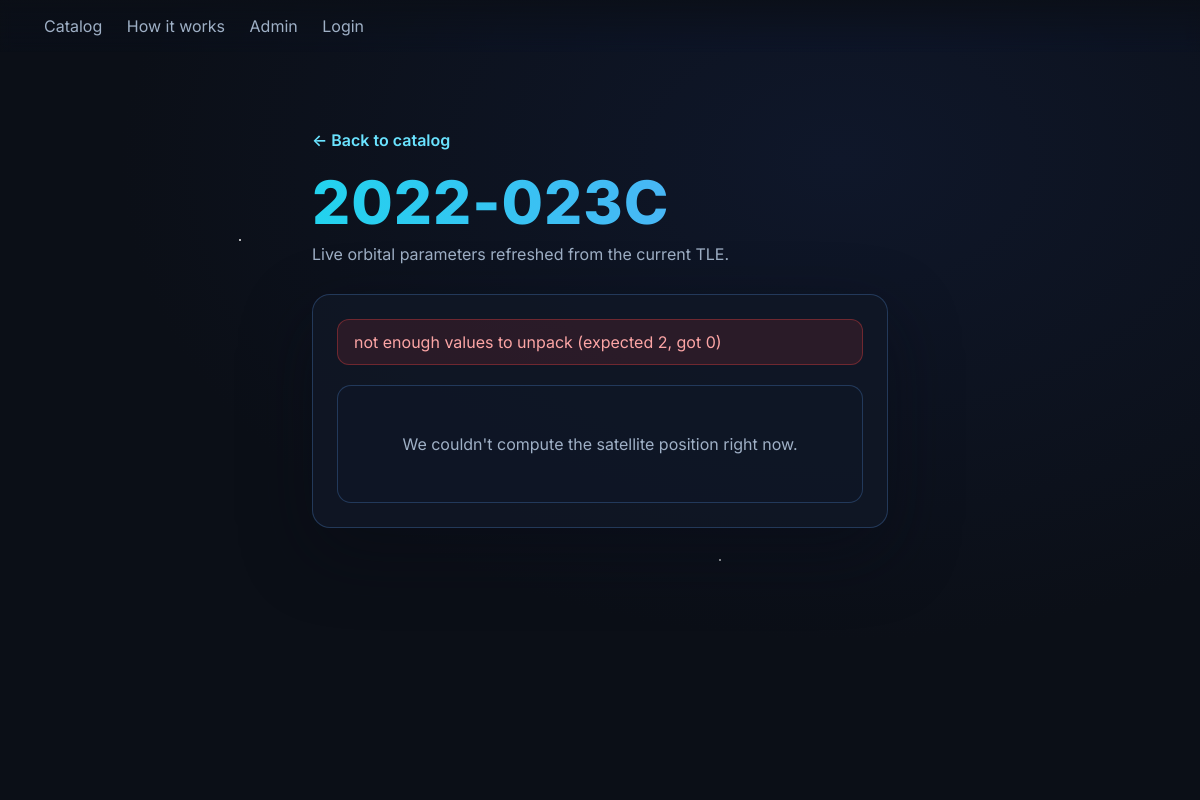
Page /catalog/51948/ on the earlier database version.
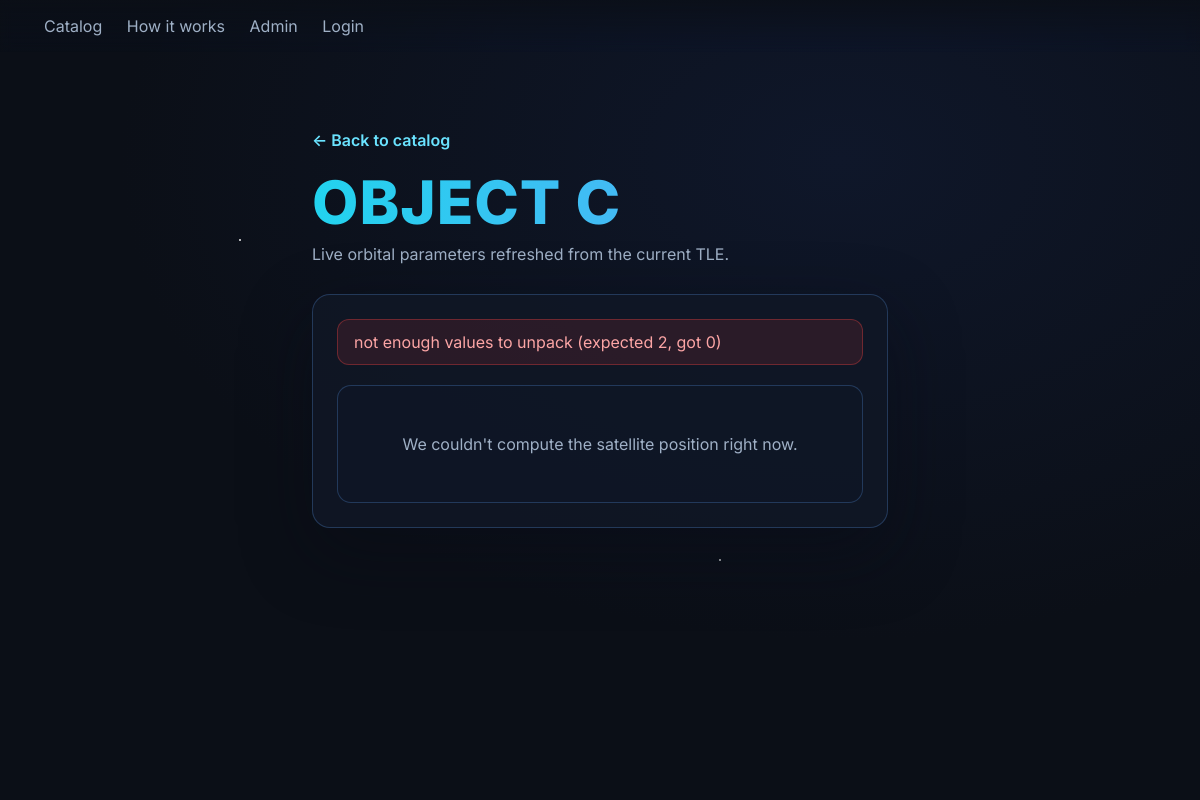
Same page on the later database version.
### satellites/models.py (models this page shows, shortened)
class TLE(models.Model):
    norad_id = models.PositiveIntegerField(primary_key=True)
    name = models.CharField(max_length=128, blank=True)
    line1 = models.CharField(max_length=80)
    line2 = models.CharField(max_length=80)
    updated_at = models.DateTimeField(auto_now=True)

### satellites/views.py (the view)
# urls.py: path('catalog/<int:norad_id>/', satellite_detail, name='satellite-detail'),
def satellite_detail(request, norad_id: int):
    tle = get_object_or_404(TLE, pk=norad_id)
    try:
        name, line1, line2 = get_or_refresh_tle(norad_id, max_age_hours=48)
    except TLENotFound:
        name = (tle.name or "").strip()
        line1, line2 = tle.line1, tle.line2
    try:
        stats = propagate_now(line1, line2)
    except ValueError as error:
        stats = None
        error_message = str(error)
    else:
        error_message = None
    clean_name = (name or "").strip()
    label = clean_name or f"NORAD {norad_id}"
    if stats and stats.get("timestamp"):
        try:
            stats["timestamp_obj"] = datetime.fromisoformat(stats["timestamp"])
        except ValueError:
            stats["timestamp_obj"] = None
    context = {
        "satellite": {
            "norad_id": norad_id,
            "name": clean_name,
            "label": label,
        },
        "stats": stats,
        "error": error_message,
    }
    return render(request, "satellite_detail.html", context)

### satellites/services/propagation.py (called while the page is built)
def propagate_now(line1: str, line2: str):
    now = datetime.now(timezone.utc)
    sat = Satrec.twoline2rv(line1, line2)
    jd, fr = jday(now.year, now.month, now.day, now.hour, now.minute, now.second + now.microsecond/1e6)
    e, r, v = sat.sgp4(jd, fr)
    if e != 0:
        raise ValueError(f"SGP4 error code {e}")
    x, y, z = _teme_to_ecef(r, v, now)
    lon, lat, alt = _ecef_to_geodetic.transform(x*1000, y*1000, z*1000)  # meters in -> lon,lat,ellipsoidal height(m)
    alt_km = alt / 1000.0
    vel_kms = math.sqrt(v[0]**2 + v[1]**2 + v[2]**2)
    return {
        "lat": float(lat),
        "lon": float(lon),
        "alt_km": float(alt_km),
        "vel_kms": float(vel_kms),
        "timestamp": now.isoformat(),
    }

### satellites/templates/satellite_detail.html (shortened to what this page needs)
{% load static %}
<!DOCTYPE html>
<html lang="en">
<head>
  <link rel="stylesheet" href="{% static 'satellites/home.css' %}?v=2" />
  <link rel="stylesheet" href="{% static 'satellites/catalog.css' %}?v=1" />
  <link rel="stylesheet" href="https://unpkg.com/leaflet@1.9.4/dist/leaflet.css" />
</head>
<body>
  <div id="stars"></div>
  <header class="site-header">
    <nav>
      <a href="{% url 'catalog' %}">Catalog</a>
      <a href="{% url 'home' %}#how">How it works</a>
      <a href="/admin/">Admin</a>
      {% if user.is_authenticated %}
        <a href="{% url 'logout' %}">Logout</a>
      {% else %}
        <a href="{% url 'login' %}">Login</a>
      {% endif %}
    </nav>
  </header>
  <main class="satellite-detail">
    <a class="back-link" href="{% url 'catalog' %}">← Back to catalog</a>
    <div class="detail-header">
      <div class="hero-brand">{{ satellite.label }}</div>
      <p class="subtitle">Live orbital parameters refreshed from the current TLE.</p>
    </div>
    <div class="detail-layout">
      <div class="detail-panel">
        {% if error %}
          <div class="detail-error">{{ error }}</div>
        {% endif %}
        {% if stats %}
          <table class="stats-table">
            <tbody>
              <tr>
                <th scope="row">NORAD ID</th>
                <td>{{ satellite.norad_id }}</td>
              </tr>
              <tr>
                <th scope="row">Name</th>
                <td>{{ satellite.name|default:"—" }}</td>
              </tr>
              <tr>
                <th scope="row">Latitude</th>
                <td>{{ stats.lat|floatformat:2 }}°</td>
              </tr>
              <tr>
                <th scope="row">Longitude</th>
                <td>{{ stats.lon|floatformat:2 }}°</td>
              </tr>
              <tr>
                <th scope="row">Altitude</th>
                <td>{{ stats.alt_km|floatformat:1 }} km</td>
              </tr>
              <tr>
                <th scope="row">Velocity</th>
                <td>{{ stats.vel_kms|floatformat:3 }} km/s</td>
              </tr>
              <tr>
                <th scope="row">Timestamp (UTC)</th>
                <td>
                  {% if stats.timestamp_obj %}
                    {{ stats.timestamp_obj|date:"Y-m-d H:i:s" }} UTC
                  {% else %}
                    {{ stats.timestamp }}
                  {% endif %}
                </td>
              </tr>
            </tbody>
          </table>
        {% else %}
          <div class="catalog-empty">
            <p>We couldn't compute the satellite position right now.</p>
          </div>
        {% endif %}
      </div>
    </div>
  </main>
</body>
</html>

Differences in the rows shown:
changed TLE: label "2022-023C" → "OBJECT C"
